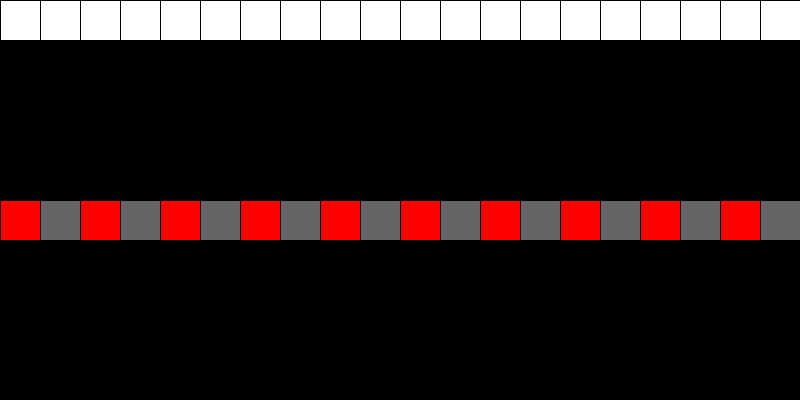
Frame 1 (no input)
Frame 60 (the mouse pressed at the canvas centre just before this capture): identical to frame 1, image omitted
Frame 120 (the mouse held since frame 60 and released just before this capture): identical to frame 1, image omitted

The Processing sketch that drew this single still picture (run headless with seeded random() and noise(); from frame 60 on, the mouse is pressed at the canvas centre):

// Processing sketch: forIndiceYlimite
// ── forIndiceYlimite.pde
int cant = 20;
int tam;
void setup() {
  size(800, 400);
  tam = width/cant;
}
void draw() {
  background(0);
  for (int x=0; x<width; x= x + tam) {
    fill(255);
    rect(x, 0, tam, tam);
  }
  for (int x=0; x<cant; x++) {
    if (x%2==0) {
      fill(255, 0, 0);
    } else {
      fill(100);
    }
    rect(x*tam, 200, tam, tam);
  }
}
